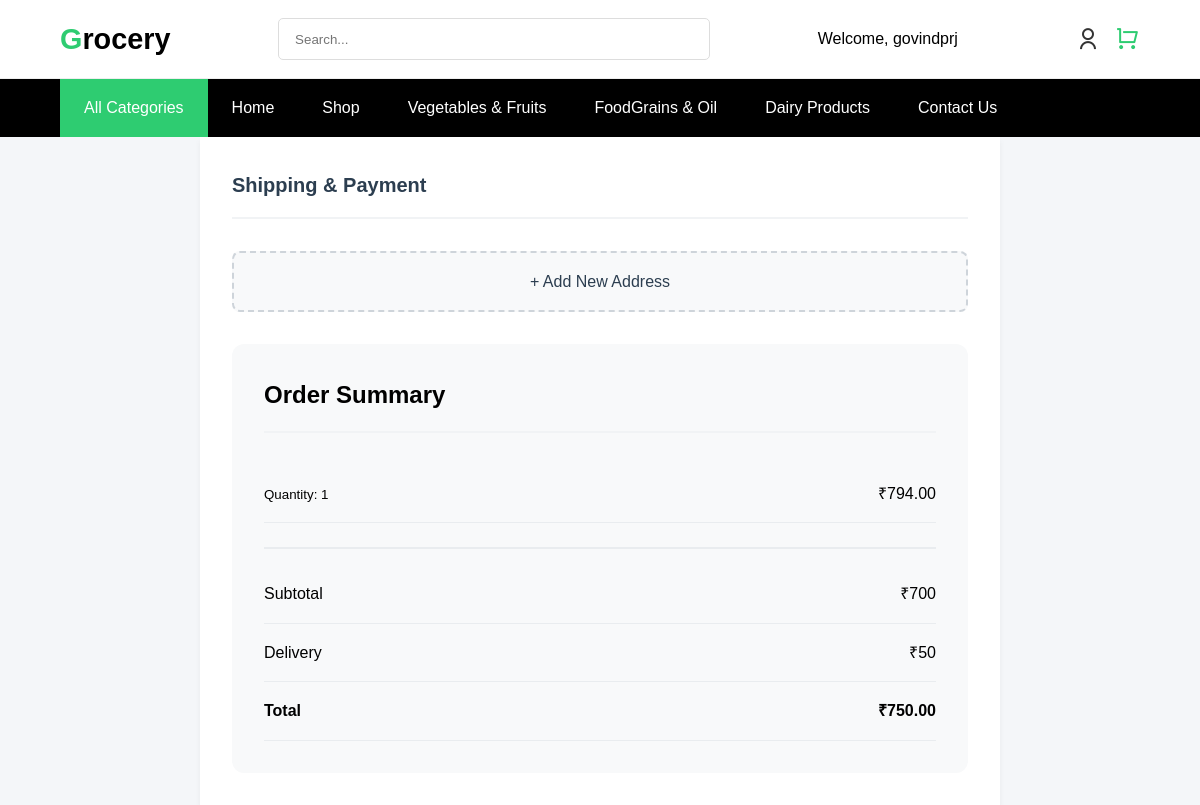
/order/checkout/ (signed in), run on an earlier commit of the app's database.
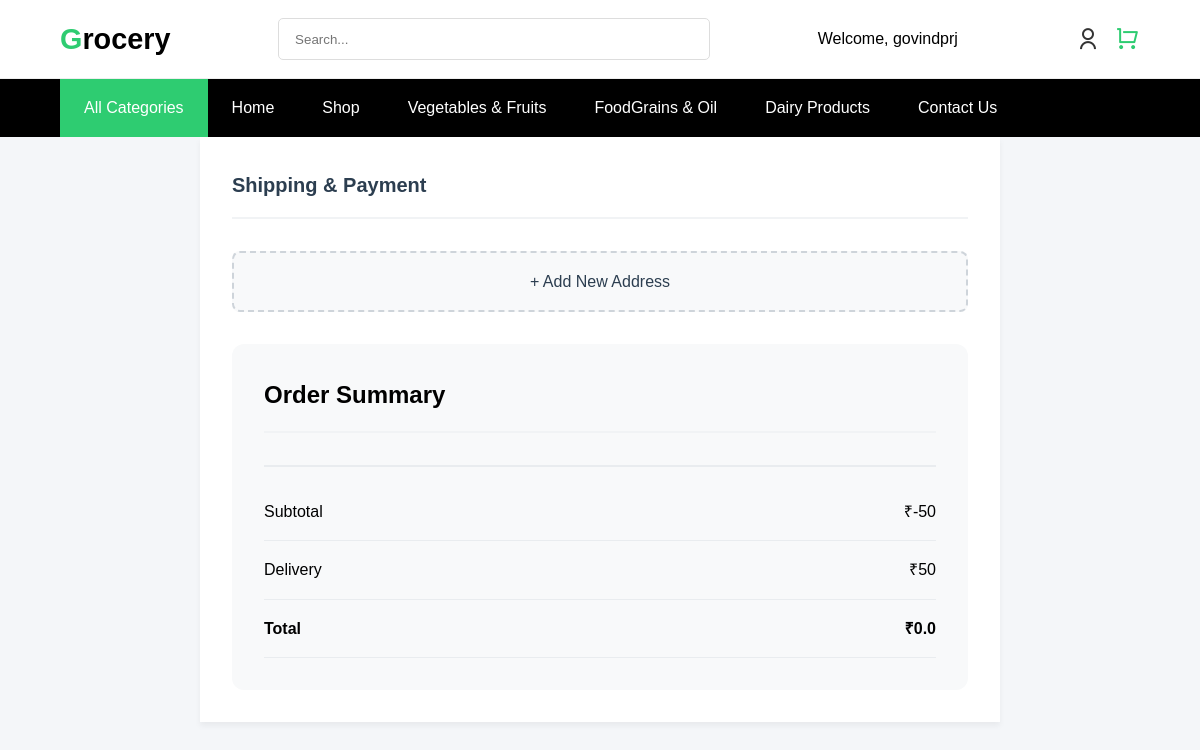
And on a later commit of the database.
### product/models.py (models this page shows, shortened)
class Cart(models.Model):
    user = models.ForeignKey(User, on_delete=models.CASCADE)
    product = models.ForeignKey(Product, on_delete=models.CASCADE)
    quantity = models.PositiveIntegerField(default=1)
    @property
    def total_cost(self):
        return self.quantity * self.product.discounted_price

class Product(models.Model):
    name = models.CharField(max_length=255)
    description = models.TextField()
    selling_price = models.DecimalField(max_digits=10, decimal_places=2)
    discounted_price = models.DecimalField(max_digits=10, decimal_places=2)
    category = models.CharField(choices=CATEGORY_CHOICE, max_length=18)
    image = models.ImageField(upload_to='products/')

### order/views.py (the view)
# urls.py: path('checkout/', checkout, name='checkout'),
@login_required
def checkout(request):
    user = request.user
    customer = Customer.objects.filter(user=user).first()
    cart_items = Cart.objects.filter(user=user)
    amount = Decimal('0.0')
    shipping_amount = Decimal('50.0')
    if cart_items.exists():
        amount = sum(item.quantity * item.product.selling_price for item in cart_items)
        total_amount = amount + shipping_amount
    else:
        total_amount = Decimal('0.0')
    razorpay_amount = int(total_amount * 100)
    client = razorpay.Client(auth=(settings.RAZORPAY_KEY_ID, settings.RAZORPAY_KEY_SECRET))
    razorpay_order = client.order.create({
        "amount": razorpay_amount,
        "currency": "INR",
        "payment_capture": "1"
    })
    context = {
        'customer': customer,
        'total_amount': total_amount,
        'razorpay_amount': razorpay_amount,
        'cart_items': cart_items,
        'razorpay_order_id': razorpay_order['id'],
        'razorpay_key': settings.RAZORPAY_KEY_ID,
        'currency': "INR",
        'callback_url': request.build_absolute_uri(reverse('payment_handler'))  # Callback URL for payment handler
    }
    return render(request, 'order/checkout.html', context)

### order/templates/order/checkout.html (shortened to what this page needs)
{% extends 'base.html' %}
{% load static %}
{% block HeroSection %}
<div class="checkout-container">
    <div class="section-header">
        <h2>Shipping & Payment</h2>
    </div>
    <form action="/paymentdone" id="myform">
        <div class="address-selection">
            <a href="{% url 'profile' %}" class="add-address-btn">
                + Add New Address
            </a>
        </div>
    </form>
    <div class="order-summary">
        <h2 class="section-header">Order Summary</h2>
        <div class="order-items">
            {% for item in cart_items %}
            <div class="order-item">
                <div class="item-details">
                    <small>Quantity: {{item.quantity}}</small>
                </div>
                <div class="item-price">₹{{item.total_cost}}</div>
            </div>
            {% endfor %}
        </div>
        <div class="order-summary-total">
            <div class="order-summary-breakdown">
                <div class="order-item">
                    <span>Subtotal</span>
                    <span>₹{{total_amount|add:"-50"}}</span>
                </div>
                <div class="order-item">
                    <span>Delivery</span>
                    <span>₹50</span>
                </div>
                <div class="order-item" style="font-weight: 600;">
                    <span>Total</span>
                    <span>₹{{total_amount}}</span>
                </div>
            </div>
        </div>
    </div>
</div>
{% endblock %}

What changed in the data, as far as the page shows it:
removed Cart: quantity "1", total_cost "794.00"
Also different on the page:
{{ total_amount|add:"-50" }}: "700" → "-50"
{{ total_amount }}: "750.00" → "0.0"
